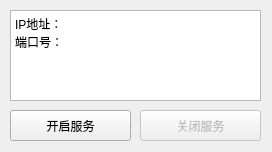
<?xml version="1.0" encoding="UTF-8"?>
<ui version="4.0">
 <class>MainWindow</class>
 <widget class="QMainWindow" name="MainWindow">
  <property name="geometry">
   <rect>
    <x>0</x>
    <y>0</y>
    <width>272</width>
    <height>152</height>
   </rect>
  </property>
  <property name="windowTitle">
   <string>MainWindow</string>
  </property>
  <widget class="QWidget" name="centralWidget">
   <widget class="QPushButton" name="buttonBegin">
    <property name="geometry">
     <rect>
      <x>10</x>
      <y>110</y>
      <width>121</width>
      <height>31</height>
     </rect>
    </property>
    <property name="text">
     <string>开启服务</string>
    </property>
   </widget>
   <widget class="QPushButton" name="buttonStop">
    <property name="enabled">
     <bool>false</bool>
    </property>
    <property name="geometry">
     <rect>
      <x>140</x>
      <y>110</y>
      <width>121</width>
      <height>31</height>
     </rect>
    </property>
    <property name="text">
     <string>关闭服务</string>
    </property>
   </widget>
   <widget class="QTextEdit" name="editServerAddr">
    <property name="geometry">
     <rect>
      <x>10</x>
      <y>10</y>
      <width>251</width>
      <height>91</height>
     </rect>
    </property>
    <property name="readOnly">
     <bool>true</bool>
    </property>
    <property name="html">
     <string>&lt;!DOCTYPE HTML PUBLIC &quot;-//W3C//DTD HTML 4.0//EN&quot; &quot;http://www.w3.org/TR/REC-html40/strict.dtd&quot;&gt;
&lt;html&gt;&lt;head&gt;&lt;meta name=&quot;qrichtext&quot; content=&quot;1&quot; /&gt;&lt;style type=&quot;text/css&quot;&gt;
p, li { white-space: pre-wrap; }
&lt;/style&gt;&lt;/head&gt;&lt;body style=&quot; font-family:'SimSun'; font-size:9pt; font-weight:400; font-style:normal;&quot;&gt;
&lt;p style=&quot; margin-top:0px; margin-bottom:0px; margin-left:0px; margin-right:0px; -qt-block-indent:0; text-indent:0px;&quot;&gt;IP地址：&lt;/p&gt;
&lt;p style=&quot; margin-top:0px; margin-bottom:0px; margin-left:0px; margin-right:0px; -qt-block-indent:0; text-indent:0px;&quot;&gt;端口号：&lt;/p&gt;&lt;/body&gt;&lt;/html&gt;</string>
    </property>
   </widget>
  </widget>
 </widget>
 <layoutdefault spacing="6" margin="11"/>
 <resources/>
 <connections/>
</ui>
